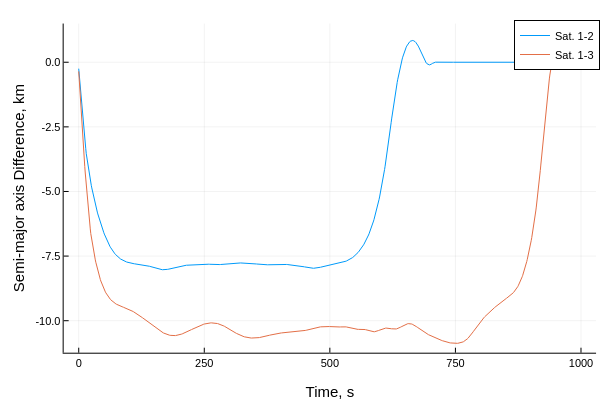

Here is the notebook cell this chart was saved with:
### Code cell
plot(thist,a_mks*ahist[2:end,:], label=permutedims(mylabel))
plot!(xlabel="Time, s", ylabel = "Semi-major axis Difference, km")

### Figure 1 — Plotly figure (JSON) as saved in the notebook; plotly's stock layout.template omitted (floating-point values rounded to 4 significant figures; data arrays with more than 128 entries replaced by an {"elided": "..."} marker saying what was removed)
{"data": [{"colorbar": {"len": 0.9143, "title": "", "x": 0.9934, "y": 0.533}, "legendgroup": "Sat. 1-2", "line": {"color": "rgba(0, 154, 250, 1.000)", "dash": "solid", "shape": "linear", "width": 1}, "mode": "lines", "name": "Sat. 1-2", "showlegend": true, "type": "scatter", "x": {"elided": "1001 int values"}, "xaxis": "x", "y": {"elided": "1001 float values"}, "yaxis": "y", "zmax": null, "zmin": null}, {"colorbar": {"len": 0.9143, "title": "", "x": 0.9934, "y": 0.533}, "legendgroup": "Sat. 1-3", "line": {"color": "rgba(227, 111, 71, 1.000)", "dash": "solid", "shape": "linear", "width": 1}, "mode": "lines", "name": "Sat. 1-3", "showlegend": true, "type": "scatter", "x": {"elided": "1001 int values"}, "xaxis": "x", "y": {"elided": "1001 float values"}, "yaxis": "y", "zmax": null, "zmin": null}], "layout": {"annotations": [], "height": 400, "legend": {"bgcolor": "rgba(255, 255, 255, 1.000)", "bordercolor": "rgba(0, 0, 0, 1.000)", "borderwidth": 1, "font": {"color": "rgba(0, 0, 0, 1.000)", "family": "sans-serif", "size": 11}, "title": {"font": {"color": "rgba(0, 0, 0, 1.000)", "family": "sans-serif", "size": 15}, "text": ""}, "tracegroupgap": 0, "traceorder": "normal", "x": 1, "xanchor": "auto", "y": 1, "yanchor": "auto"}, "margin": {"b": 20, "l": 0, "r": 0, "t": 20}, "paper_bgcolor": "rgba(255, 255, 255, 1.000)", "plot_bgcolor": "rgba(255, 255, 255, 1.000)", "showlegend": true, "width": 600, "xaxis": {"anchor": "y", "domain": [0.1061, 0.9934], "gridcolor": "rgba(0, 0, 0, 0.100)", "gridwidth": 0.5, "linecolor": "rgba(0, 0, 0, 1.000)", "mirror": false, "range": [-30, 1030], "showgrid": true, "showline": true, "showticklabels": true, "tickangle": 0, "tickcolor": "rgb(0, 0, 0)", "tickfont": {"color": "rgba(0, 0, 0, 1.000)", "family": "sans-serif", "size": 11}, "tickmode": "array", "ticks": "inside", "ticktext": ["0", "250", "500", "750", "1000"], "tickvals": [0, 250, 500, 750, 1000], "title": "Time, s", "titlefont": {"color": "rgba(0, 0, 0, 1.000)", "family": "sans-serif", "size": 15}, "type": "-", "visible": true, "zeroline": false, "zerolinecolor": "rgba(0, 0, 0, 1.000)"}, "yaxis": {"anchor": "x", "domain": [0.07581, 0.9902], "gridcolor": "rgba(0, 0, 0, 0.100)", "gridwidth": 0.5, "linecolor": "rgba(0, 0, 0, 1.000)", "mirror": false, "range": [-11.24, 1.497], "showgrid": true, "showline": true, "showticklabels": true, "tickangle": 0, "tickcolor": "rgb(0, 0, 0)", "tickfont": {"color": "rgba(0, 0, 0, 1.000)", "family": "sans-serif", "size": 11}, "tickmode": "array", "ticks": "inside", "ticktext": ["-10.0", "-7.5", "-5.0", "-2.5", "0.0"], "tickvals": [-10, -7.5, -5, -2.5, 0], "title": "Semi-major axis Difference, km", "titlefont": {"color": "rgba(0, 0, 0, 1.000)", "family": "sans-serif", "size": 15}, "type": "-", "visible": true, "zeroline": false, "zerolinecolor": "rgba(0, 0, 0, 1.000)"}}}
